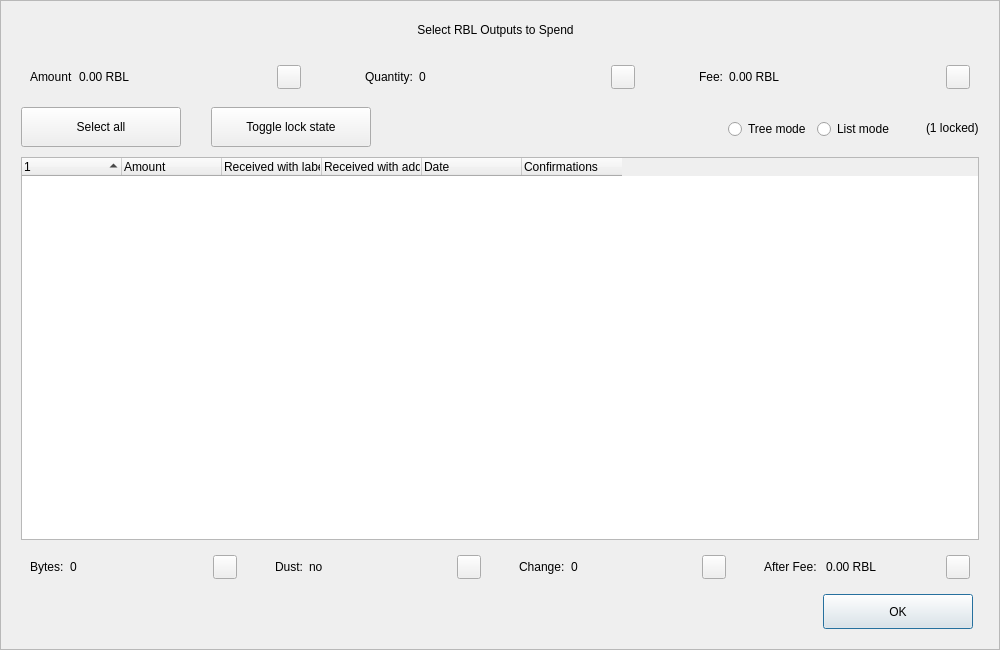
<?xml version="1.0" encoding="UTF-8"?>
<ui version="4.0">
 <class>CoinControlDialog</class>
 <widget class="QDialog" name="CoinControlDialog">
  <property name="geometry">
   <rect>
    <x>0</x>
    <y>0</y>
    <width>1000</width>
    <height>650</height>
   </rect>
  </property>
  <property name="minimumSize">
   <size>
    <width>950</width>
    <height>650</height>
   </size>
  </property>
  <property name="windowTitle">
   <string>Coin Selection</string>
  </property>
  <property name="styleSheet">
   <string notr="true"/>
  </property>
  <layout class="QVBoxLayout" name="verticalLayout">
   <property name="spacing">
    <number>0</number>
   </property>
   <property name="leftMargin">
    <number>0</number>
   </property>
   <property name="topMargin">
    <number>0</number>
   </property>
   <property name="rightMargin">
    <number>0</number>
   </property>
   <property name="bottomMargin">
    <number>0</number>
   </property>
   <item>
    <widget class="QFrame" name="frameContainer">
     <property name="toolTipDuration">
      <number>0</number>
     </property>
     <property name="frameShape">
      <enum>QFrame::StyledPanel</enum>
     </property>
     <property name="frameShadow">
      <enum>QFrame::Raised</enum>
     </property>
     <layout class="QVBoxLayout" name="verticalLayout_2">
      <property name="leftMargin">
       <number>0</number>
      </property>
      <property name="rightMargin">
       <number>0</number>
      </property>
      <property name="bottomMargin">
       <number>20</number>
      </property>
      <item>
       <layout class="QHBoxLayout" name="horizontalLayout_12">
        <property name="spacing">
         <number>0</number>
        </property>
        <property name="leftMargin">
         <number>20</number>
        </property>
        <property name="rightMargin">
         <number>30</number>
        </property>
        <item>
         <spacer name="horizontalSpacer_4">
          <property name="orientation">
           <enum>Qt::Horizontal</enum>
          </property>
          <property name="sizeHint" stdset="0">
           <size>
            <width>40</width>
            <height>20</height>
           </size>
          </property>
         </spacer>
        </item>
        <item>
         <widget class="QLabel" name="labelTitle">
          <property name="minimumSize">
           <size>
            <width>0</width>
            <height>40</height>
           </size>
          </property>
          <property name="maximumSize">
           <size>
            <width>16777215</width>
            <height>40</height>
           </size>
          </property>
          <property name="text">
           <string>Select RBL Outputs to Spend</string>
          </property>
          <property name="alignment">
           <set>Qt::AlignCenter</set>
          </property>
          <property name="margin">
           <number>7</number>
          </property>
         </widget>
        </item>
        <item>
         <spacer name="horizontalSpacer_5">
          <property name="orientation">
           <enum>Qt::Horizontal</enum>
          </property>
          <property name="sizeHint" stdset="0">
           <size>
            <width>40</width>
            <height>20</height>
           </size>
          </property>
         </spacer>
        </item>
       </layout>
      </item>
      <item>
       <layout class="QHBoxLayout" name="horizontalLayout_8">
        <property name="leftMargin">
         <number>20</number>
        </property>
        <property name="rightMargin">
         <number>20</number>
        </property>
        <item>
         <widget class="QWidget" name="layoutAmount" native="true">
          <layout class="QHBoxLayout" name="horizontalLayout_9" stretch="0,1,0">
           <item>
            <widget class="QLabel" name="labelCoinControlAmountText">
             <property name="text">
              <string>Amount</string>
             </property>
            </widget>
           </item>
           <item>
            <widget class="QLabel" name="labelCoinControlAmount">
             <property name="text">
              <string>0.00 RBL</string>
             </property>
            </widget>
           </item>
           <item alignment="Qt::AlignHCenter|Qt::AlignVCenter">
            <widget class="QPushButton" name="pushButtonAmount">
             <property name="minimumSize">
              <size>
               <width>0</width>
               <height>24</height>
              </size>
             </property>
             <property name="maximumSize">
              <size>
               <width>24</width>
               <height>26</height>
              </size>
             </property>
             <property name="focusPolicy">
              <enum>Qt::NoFocus</enum>
             </property>
             <property name="styleSheet">
              <string notr="true">padding-bottom:2px;
padding-right:4px;</string>
             </property>
             <property name="text">
              <string/>
             </property>
            </widget>
           </item>
          </layout>
         </widget>
        </item>
        <item>
         <spacer name="horizontalSpacer_2">
          <property name="orientation">
           <enum>Qt::Horizontal</enum>
          </property>
          <property name="sizeType">
           <enum>QSizePolicy::Fixed</enum>
          </property>
          <property name="sizeHint" stdset="0">
           <size>
            <width>40</width>
            <height>20</height>
           </size>
          </property>
         </spacer>
        </item>
        <item>
         <widget class="QWidget" name="layoutQuantity" native="true">
          <layout class="QHBoxLayout" name="horizontalLayout_10" stretch="0,1,0">
           <item>
            <widget class="QLabel" name="labelCoinControlQuantityText">
             <property name="text">
              <string>Quantity:</string>
             </property>
            </widget>
           </item>
           <item>
            <widget class="QLabel" name="labelCoinControlQuantity">
             <property name="text">
              <string>0</string>
             </property>
            </widget>
           </item>
           <item alignment="Qt::AlignHCenter|Qt::AlignVCenter">
            <widget class="QPushButton" name="pushButtonQuantity">
             <property name="minimumSize">
              <size>
               <width>0</width>
               <height>24</height>
              </size>
             </property>
             <property name="maximumSize">
              <size>
               <width>24</width>
               <height>26</height>
              </size>
             </property>
             <property name="focusPolicy">
              <enum>Qt::NoFocus</enum>
             </property>
             <property name="styleSheet">
              <string notr="true">padding-bottom:2px;
               padding-right:4px;</string>
             </property>
             <property name="text">
              <string/>
             </property>
            </widget>
           </item>
          </layout>
         </widget>
        </item>
        <item>
         <spacer name="horizontalSpacer_22">
          <property name="orientation">
           <enum>Qt::Horizontal</enum>
          </property>
          <property name="sizeType">
           <enum>QSizePolicy::Fixed</enum>
          </property>
          <property name="sizeHint" stdset="0">
           <size>
            <width>40</width>
            <height>20</height>
           </size>
          </property>
         </spacer>
        </item>
        <item>
         <widget class="QWidget" name="layoutFee" native="true">
          <layout class="QHBoxLayout" name="horizontalLayout_11" stretch="0,1,0">
           <item>
            <widget class="QLabel" name="labelCoinControlFeeText">
             <property name="text">
              <string>Fee:</string>
             </property>
            </widget>
           </item>
           <item>
            <widget class="QLabel" name="labelCoinControlFee">
             <property name="text">
              <string>0.00 RBL</string>
             </property>
            </widget>
           </item>
           <item alignment="Qt::AlignHCenter|Qt::AlignVCenter">
            <widget class="QPushButton" name="pushButtonFee">
             <property name="minimumSize">
              <size>
               <width>0</width>
               <height>24</height>
              </size>
             </property>
             <property name="maximumSize">
              <size>
               <width>24</width>
               <height>26</height>
              </size>
             </property>
             <property name="focusPolicy">
              <enum>Qt::NoFocus</enum>
             </property>
             <property name="styleSheet">
              <string notr="true">padding-bottom:2px;
               padding-right:4px;</string>
             </property>
             <property name="text">
              <string/>
             </property>
            </widget>
           </item>
          </layout>
         </widget>
        </item>
       </layout>
      </item>
      <item>
       <widget class="QFrame" name="frame">
        <property name="minimumSize">
         <size>
          <width>0</width>
          <height>40</height>
         </size>
        </property>
        <property name="styleSheet">
         <string notr="true">#frame {
	border:0;
}</string>
        </property>
        <property name="frameShape">
         <enum>QFrame::StyledPanel</enum>
        </property>
        <property name="frameShadow">
         <enum>QFrame::Sunken</enum>
        </property>
        <layout class="QHBoxLayout" name="horizontalLayout">
         <property name="spacing">
          <number>0</number>
         </property>
         <property name="leftMargin">
          <number>20</number>
         </property>
         <property name="topMargin">
          <number>0</number>
         </property>
         <property name="rightMargin">
          <number>20</number>
         </property>
         <property name="bottomMargin">
          <number>0</number>
         </property>
         <item>
          <layout class="QHBoxLayout" name="horizontalLayoutPanel" stretch="0,0,0,0,0,0">
           <property name="spacing">
            <number>20</number>
           </property>
           <item>
            <widget class="QPushButton" name="pushButtonSelectAll">
             <property name="sizePolicy">
              <sizepolicy hsizetype="Maximum" vsizetype="Fixed">
               <horstretch>0</horstretch>
               <verstretch>0</verstretch>
              </sizepolicy>
             </property>
             <property name="minimumSize">
              <size>
               <width>160</width>
               <height>40</height>
              </size>
             </property>
             <property name="maximumSize">
              <size>
               <width>16777215</width>
               <height>40</height>
              </size>
             </property>
             <property name="text">
              <string>Select all</string>
             </property>
             <property name="checkable">
              <bool>true</bool>
             </property>
             <property name="checked">
              <bool>false</bool>
             </property>
             <property name="autoExclusive">
              <bool>false</bool>
             </property>
             <property name="autoDefault">
              <bool>false</bool>
             </property>
            </widget>
           </item>
           <item>
            <spacer name="horizontalSpacer_6">
             <property name="orientation">
              <enum>Qt::Horizontal</enum>
             </property>
             <property name="sizeType">
              <enum>QSizePolicy::Fixed</enum>
             </property>
             <property name="sizeHint" stdset="0">
              <size>
               <width>10</width>
               <height>20</height>
              </size>
             </property>
            </spacer>
           </item>
           <item>
            <widget class="QPushButton" name="pushButtonToggleLock">
             <property name="sizePolicy">
              <sizepolicy hsizetype="Maximum" vsizetype="Fixed">
               <horstretch>0</horstretch>
               <verstretch>0</verstretch>
              </sizepolicy>
             </property>
             <property name="minimumSize">
              <size>
               <width>160</width>
               <height>40</height>
              </size>
             </property>
             <property name="maximumSize">
              <size>
               <width>16777215</width>
               <height>40</height>
              </size>
             </property>
             <property name="text">
              <string>Toggle lock state</string>
             </property>
             <property name="checkable">
              <bool>true</bool>
             </property>
             <property name="autoExclusive">
              <bool>false</bool>
             </property>
             <property name="autoDefault">
              <bool>false</bool>
             </property>
            </widget>
           </item>
           <item>
            <spacer name="horizontalSpacer_7">
             <property name="orientation">
              <enum>Qt::Horizontal</enum>
             </property>
             <property name="sizeType">
              <enum>QSizePolicy::Expanding</enum>
             </property>
             <property name="sizeHint" stdset="0">
              <size>
               <width>30</width>
               <height>20</height>
              </size>
             </property>
            </spacer>
           </item>
           <item alignment="Qt::AlignRight">
            <widget class="QGroupBox" name="groupBox_2">
             <property name="styleSheet">
              <string notr="true">#groupBox_2 {
    background-color:transparent;
    border-radius:0;
}</string>
             </property>
             <property name="title">
              <string/>
             </property>
             <layout class="QHBoxLayout" name="horizontalLayout_14">
              <item>
               <widget class="QRadioButton" name="radioTreeMode">
                <property name="sizePolicy">
                 <sizepolicy hsizetype="Maximum" vsizetype="Fixed">
                  <horstretch>0</horstretch>
                  <verstretch>0</verstretch>
                 </sizepolicy>
                </property>
                <property name="text">
                 <string>Tree mode</string>
                </property>
               </widget>
              </item>
              <item>
               <widget class="QRadioButton" name="radioListMode">
                <property name="sizePolicy">
                 <sizepolicy hsizetype="Maximum" vsizetype="Fixed">
                  <horstretch>0</horstretch>
                  <verstretch>0</verstretch>
                 </sizepolicy>
                </property>
                <property name="text">
                 <string>List mode</string>
                </property>
                <property name="checked">
                 <bool>false</bool>
                </property>
               </widget>
              </item>
             </layout>
            </widget>
           </item>
           <item>
            <widget class="QLabel" name="labelLocked">
             <property name="text">
              <string>(1 locked)</string>
             </property>
            </widget>
           </item>
          </layout>
         </item>
        </layout>
       </widget>
      </item>
      <item>
       <layout class="QHBoxLayout" name="horizontalLayout_13">
        <property name="leftMargin">
         <number>20</number>
        </property>
        <property name="rightMargin">
         <number>20</number>
        </property>
        <item>
         <widget class="CoinControlTreeWidget" name="treeWidget">
          <property name="contextMenuPolicy">
           <enum>Qt::CustomContextMenu</enum>
          </property>
          <property name="styleSheet">
           <string notr="true"/>
          </property>
          <property name="sortingEnabled">
           <bool>false</bool>
          </property>
          <property name="columnCount">
           <number>6</number>
          </property>
          <attribute name="headerShowSortIndicator" stdset="0">
           <bool>true</bool>
          </attribute>
          <attribute name="headerStretchLastSection">
           <bool>false</bool>
          </attribute>
          <column>
           <property name="text">
            <string/>
           </property>
          </column>
          <column>
           <property name="text">
            <string>Amount</string>
           </property>
          </column>
          <column>
           <property name="text">
            <string>Received with label</string>
           </property>
          </column>
          <column>
           <property name="text">
            <string>Received with address</string>
           </property>
          </column>
          <column>
           <property name="text">
            <string>Date</string>
           </property>
          </column>
          <column>
           <property name="text">
            <string>Confirmations</string>
           </property>
           <property name="toolTip">
            <string>Confirmed</string>
           </property>
          </column>
         </widget>
        </item>
       </layout>
      </item>
      <item>
       <layout class="QHBoxLayout" name="horizontalLayout_3">
        <property name="spacing">
         <number>20</number>
        </property>
        <property name="leftMargin">
         <number>20</number>
        </property>
        <property name="rightMargin">
         <number>20</number>
        </property>
        <item>
         <widget class="QWidget" name="layoutBytes" native="true">
          <layout class="QHBoxLayout" name="horizontalLayout_4" stretch="0,1,0">
           <item>
            <widget class="QLabel" name="labelCoinControlBytesText">
             <property name="text">
              <string>Bytes:</string>
             </property>
            </widget>
           </item>
           <item>
            <widget class="QLabel" name="labelCoinControlBytes">
             <property name="text">
              <string>0</string>
             </property>
            </widget>
           </item>
           <item alignment="Qt::AlignHCenter|Qt::AlignVCenter">
            <widget class="QPushButton" name="pushButtonBytes">
             <property name="minimumSize">
              <size>
               <width>0</width>
               <height>24</height>
              </size>
             </property>
             <property name="maximumSize">
              <size>
               <width>24</width>
               <height>26</height>
              </size>
             </property>
             <property name="focusPolicy">
              <enum>Qt::NoFocus</enum>
             </property>
             <property name="styleSheet">
              <string notr="true">padding-bottom:2px;
               padding-right:4px;</string>
             </property>
             <property name="text">
              <string/>
             </property>
            </widget>
           </item>
          </layout>
         </widget>
        </item>
        <item>
         <widget class="QWidget" name="layoutDust" native="true">
          <layout class="QHBoxLayout" name="horizontalLayout_5" stretch="0,1,0">
           <item>
            <widget class="QLabel" name="labelCoinControlLowOutputText">
             <property name="text">
              <string>Dust:</string>
             </property>
            </widget>
           </item>
           <item>
            <widget class="QLabel" name="labelCoinControlLowOutput">
             <property name="text">
              <string>no</string>
             </property>
            </widget>
           </item>
           <item alignment="Qt::AlignHCenter|Qt::AlignVCenter">
            <widget class="QPushButton" name="pushButtonDust">
             <property name="minimumSize">
              <size>
               <width>0</width>
               <height>24</height>
              </size>
             </property>
             <property name="maximumSize">
              <size>
               <width>24</width>
               <height>26</height>
              </size>
             </property>
             <property name="focusPolicy">
              <enum>Qt::NoFocus</enum>
             </property>
             <property name="styleSheet">
              <string notr="true">padding-bottom:2px;
               padding-right:4px;</string>
             </property>
             <property name="text">
              <string/>
             </property>
            </widget>
           </item>
          </layout>
         </widget>
        </item>
        <item>
         <widget class="QWidget" name="layoutChange" native="true">
          <layout class="QHBoxLayout" name="horizontalLayout_6" stretch="0,1,0">
           <item>
            <widget class="QLabel" name="labelCoinControlChangeText">
             <property name="text">
              <string>Change:</string>
             </property>
            </widget>
           </item>
           <item>
            <widget class="QLabel" name="labelCoinControlChange">
             <property name="text">
              <string>0</string>
             </property>
            </widget>
           </item>
           <item alignment="Qt::AlignHCenter|Qt::AlignVCenter">
            <widget class="QPushButton" name="pushButtonChange">
             <property name="minimumSize">
              <size>
               <width>0</width>
               <height>24</height>
              </size>
             </property>
             <property name="maximumSize">
              <size>
               <width>24</width>
               <height>26</height>
              </size>
             </property>
             <property name="focusPolicy">
              <enum>Qt::NoFocus</enum>
             </property>
             <property name="styleSheet">
              <string notr="true">padding-bottom:2px;
               padding-right:4px;</string>
             </property>
             <property name="text">
              <string/>
             </property>
            </widget>
           </item>
          </layout>
         </widget>
        </item>
        <item>
         <widget class="QWidget" name="layoutAfter" native="true">
          <layout class="QHBoxLayout" name="horizontalLayout_7" stretch="0,1,0">
           <item>
            <widget class="QLabel" name="labelCoinControlAfterFeeText">
             <property name="text">
              <string>After Fee: </string>
             </property>
            </widget>
           </item>
           <item>
            <widget class="QLabel" name="labelCoinControlAfterFee">
             <property name="text">
              <string>0.00 RBL</string>
             </property>
            </widget>
           </item>
           <item alignment="Qt::AlignHCenter|Qt::AlignVCenter">
            <widget class="QPushButton" name="pushButtonAlterFee">
             <property name="minimumSize">
              <size>
               <width>0</width>
               <height>24</height>
              </size>
             </property>
             <property name="maximumSize">
              <size>
               <width>24</width>
               <height>26</height>
              </size>
             </property>
             <property name="focusPolicy">
              <enum>Qt::NoFocus</enum>
             </property>
             <property name="styleSheet">
              <string notr="true">padding-bottom:2px;
               padding-right:4px;</string>
             </property>
             <property name="text">
              <string/>
             </property>
            </widget>
           </item>
          </layout>
         </widget>
        </item>
       </layout>
      </item>
      <item>
       <layout class="QHBoxLayout" name="horizontalLayout_2">
        <property name="spacing">
         <number>0</number>
        </property>
        <property name="leftMargin">
         <number>20</number>
        </property>
        <property name="rightMargin">
         <number>26</number>
        </property>
        <item>
         <spacer name="horizontalSpacer_3">
          <property name="orientation">
           <enum>Qt::Horizontal</enum>
          </property>
          <property name="sizeHint" stdset="0">
           <size>
            <width>558</width>
            <height>20</height>
           </size>
          </property>
         </spacer>
        </item>
        <item>
         <widget class="QPushButton" name="pushButtonOk">
          <property name="minimumSize">
           <size>
            <width>150</width>
            <height>35</height>
           </size>
          </property>
          <property name="text">
           <string>OK</string>
          </property>
         </widget>
        </item>
       </layout>
      </item>
     </layout>
    </widget>
   </item>
  </layout>
 </widget>
 <customwidgets>
  <customwidget>
   <class>CoinControlTreeWidget</class>
   <extends>QTreeWidget</extends>
   <header>coincontroltreewidget.h</header>
  </customwidget>
 </customwidgets>
 <resources/>
 <connections/>
</ui>
